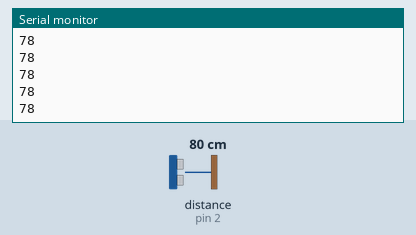
A sketch run on a simulated Arduino Uno, built with avr-gcc and run on an emulated ATmega328P. On the bench: the last lines printed to the serial monitor. Wiring (inferred from the names in the program): ultrasonic range finder: trigger pin 3; echo pin 2. Inputs (shaded band) come from the test bench; at power-on: distance to the obstacle (sensor on pin 2) 80 cm. The echo pulse lasts 58.3 µs per cm.

Above: at 1.2 s.
1.3 s: distance to the obstacle (sensor on pin 2) set to 2 cm
At 1.48 s:
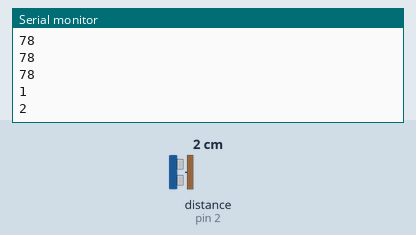
2.8 s: distance to the obstacle (sensor on pin 2) set to 4 cm
At 2.89 s:
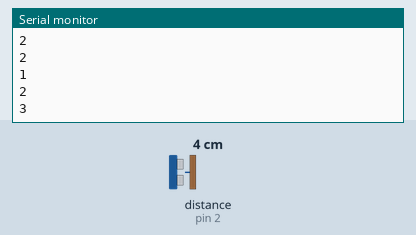
Timing chart, 0 to 5.8 s (numbered marks = the images above; inputs shaded):
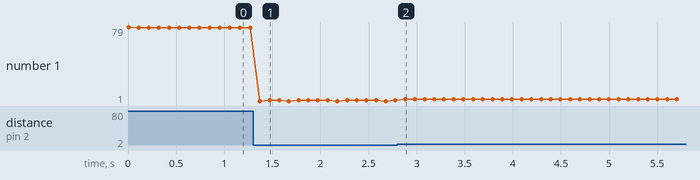

Measured:
- after the input at 1.3 s, the serial monitor: prints a new line after 0.07 s (image 1)
- after the input at 2.8 s, the serial monitor: prints a new line after 0.08 s (image 2)
- plotted number 1: 78 → 2 after the input at 1.3 s, 2 → 3 after the input at 2.8 s

The sketch:

arduino-board.ino
```cpp
const int trigPin = 3;
const int echoPin = 2;

void setup() {

  pinMode(trigPin, OUTPUT);
  pinMode(echoPin, INPUT);
  Serial.begin(9600);

}

int distance = 0;

int frame = 0;

void loop() {

  distance = getSensorDistance();

  Serial.println(distance);

  delay(100);

  if(frame%5 == 0){
    Serial.flush();
    frame = 0;
  }

  frame++;

}

int getSensorDistance(){

  digitalWrite(trigPin, LOW);
  delayMicroseconds(2);

  digitalWrite(trigPin, HIGH);
  delayMicroseconds(10);
  digitalWrite(trigPin, LOW);

  long duration = pulseIn(echoPin, HIGH);

  int distance = duration * 0.034 / 2;

  return distance;

}
```
